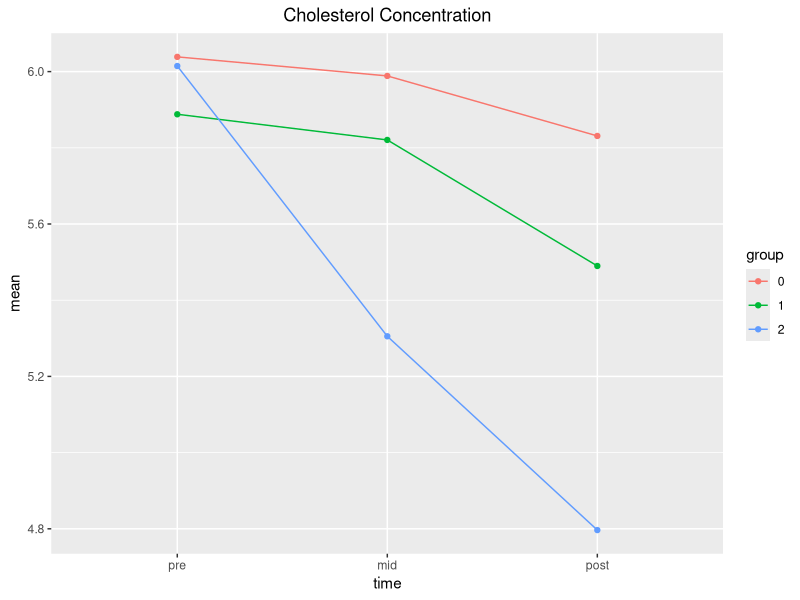

Write the R code that produced this figure.
## ---- chunk 1
if(!require(tidyverse)){install.packages("tidyverse")}
## ---- chunk 2
knitr::opts_chunk$set(echo = TRUE)
library(tidyverse)
## ---- chunk 3
# Read in the RCT dataset into the "dat" data variable
dat <- read_csv("randomized_control_trial_cholesterol_data.csv")
## ---- chunk 4
names(dat)
## ---- chunk 5
# define IVs as factors
dat <- within(dat,{
  ID <- factor(ID)
  group <- factor(group)
})

# convert from wide to long format
dat_long <- dat %>%
  gather(key = "time", value = "cho", pre, mid, post)

# define IVs as factors in the converted dataset
dat_long <- within(dat_long,{
  ID <- factor(ID)
  group <- factor(group)
  time <- factor(time)
})

# specify "pre" as the first test session
dat_long$time <- relevel(dat_long$time, "pre")

# this contains the data for the dependent variable
cho <- dat_long$cho
## ---- chunk 6
sum <- dat_long %>%
  group_by(group, time) %>%
  summarise(
    mean = mean(cho),
    sd = sd(cho)
  )
sum
## ---- chunk 7
# plot mean cholesterol values at each time point for each exercise group
cho.plot <- ggplot(sum, aes(x = time, y = mean, color=group, group=group)) +
  geom_point() +
  geom_line() +
  ggtitle("Cholesterol Concentration") +
  theme(plot.title = element_text(hjust = 0.5))
cho.plot
## ---- chunk 8
# two-way ANOVA (factors are group and time)
anova <- aov(cho ~ group*time + Error(ID/time), dat_long)
summary(anova)
## ---- chunk 9
# simple main effects ANOVAs (one-way ANOVA) between groups at each time point
# use WIDE formatted dataset
pre_av <- aov(pre ~ group, dat)
mid_av <- aov(mid ~ group, dat)
post_av <- aov(post ~ group, dat)

# simple main effects ANOVAs (RM-ANOVA) between time points for each group
# use LONG formatted dataset
control_av <- aov(cho ~ time + Error(ID/time), subset(dat_long, dat_long$group == "0"))
low_av <-  aov(cho ~ time + Error(ID/time), subset(dat_long, dat_long$group == "1"))
high_av <- aov(cho ~ time + Error(ID/time), subset(dat_long, dat_long$group == "2"))
## ---- chunk 10
summary(pre_av)
## ---- chunk 11
summary(mid_av)
## ---- chunk 12
summary(post_av)
## ---- chunk 13
TukeyHSD(mid_av)

TukeyHSD(post_av)
## ---- chunk 14
summary(control_av)
## ---- chunk 15
summary(low_av)
## ---- chunk 16
summary(high_av)
## ---- chunk 17
group0 <- subset(dat_long, dat_long$group == "0")
pairwise.t.test(group0$cho, group0$time, paired = TRUE, p.adjust.method = "bonferroni")
## ---- chunk 18
group1 <- subset(dat_long, dat_long$group == "1")
pairwise.t.test(group1$cho, group1$time, paired = TRUE, p.adjust.method = "bonferroni")
## ---- chunk 19
group2 <- subset(dat_long, dat_long$group == "2")
pairwise.t.test(group2$cho, group2$time, paired = TRUE, p.adjust.method = "bonferroni")
